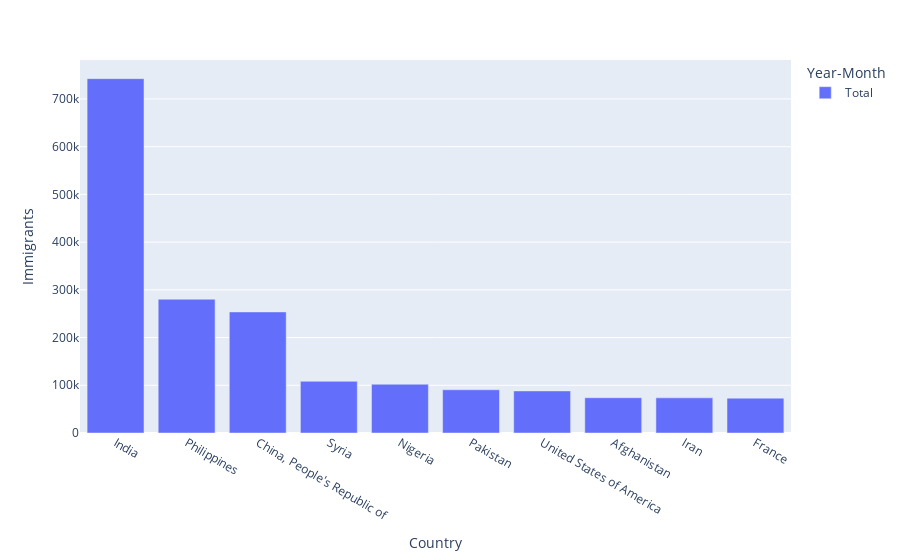

Notebook source saved alongside this figure:
### Markdown cell above
### top 10 countries with most immigrants

### Code cell
top_10_imm = df_can_total_country.copy().nlargest(10, columns=["Total"])
fig = px.bar(top_10_imm)
fig.update_yaxes(title_text="Immigrants")

fig.show()

### Figure 1 — Plotly figure (JSON) as saved in the notebook; plotly's stock layout.template omitted (floating-point values rounded to 4 significant figures)
{"data": [{"alignmentgroup": "True", "hovertemplate": "Year-Month=Total<br>Country=%{x}<br>value=%{y}<extra></extra>", "legendgroup": "Total", "marker": {"color": "#636efa", "pattern": {"shape": ""}}, "name": "Total", "offsetgroup": "Total", "orientation": "v", "showlegend": true, "textposition": "auto", "type": "bar", "x": ["India", "Philippines", "China, People's Republic of", "Syria", "Nigeria", "Pakistan", "United States of America", "Afghanistan", "Iran", "France"], "xaxis": "x", "y": [742550, 280320, 253755, 108335, 102215, 90575, 88160, 73900, 73630, 73035], "yaxis": "y"}], "layout": {"barmode": "relative", "legend": {"title": {"text": "Year-Month"}, "tracegroupgap": 0}, "margin": {"t": 60}, "xaxis": {"anchor": "y", "domain": [0, 1], "title": {"text": "Country"}}, "yaxis": {"anchor": "x", "domain": [0, 1], "title": {"text": "Immigrants"}}}}
